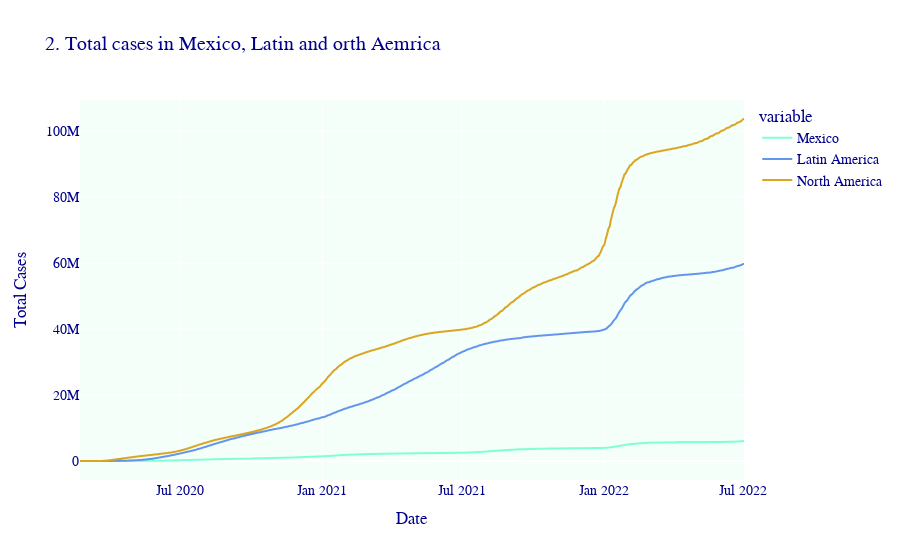

The cell this chart's notebook holds for it:
### Code cell
fig = px.line(t_cases, title = '2. Total cases in Mexico, Latin and orth Aemrica',
              color_discrete_sequence=["aquamarine", "cornflowerblue", "goldenrod"])

fig.update_layout(
    xaxis_title = "Date",
    yaxis_title = "Total Cases",
    plot_bgcolor = "MintCream",
    font = dict(family='Arial',size=14,color='darkblue')
) 

fig.show()

### Figure 1 — Plotly figure (JSON) as saved in the notebook; plotly's stock layout.template omitted (floating-point values rounded to 4 significant figures; data arrays with more than 128 entries replaced by an {"elided": "..."} marker saying what was removed)
{"data": [{"hovertemplate": "variable=Mexico<br>date=%{x}<br>value=%{y}<extra></extra>", "legendgroup": "Mexico", "line": {"color": "aquamarine", "dash": "solid"}, "marker": {"symbol": "circle"}, "mode": "lines", "name": "Mexico", "showlegend": true, "type": "scattergl", "x": {"elided": "862 str values"}, "xaxis": "x", "y": {"elided": "862 int values"}, "yaxis": "y"}, {"hovertemplate": "variable=Latin America<br>date=%{x}<br>value=%{y}<extra></extra>", "legendgroup": "Latin America", "line": {"color": "cornflowerblue", "dash": "solid"}, "marker": {"symbol": "circle"}, "mode": "lines", "name": "Latin America", "showlegend": true, "type": "scattergl", "x": {"elided": "862 str values"}, "xaxis": "x", "y": {"elided": "862 int values"}, "yaxis": "y"}, {"hovertemplate": "variable=North America<br>date=%{x}<br>value=%{y}<extra></extra>", "legendgroup": "North America", "line": {"color": "goldenrod", "dash": "solid"}, "marker": {"symbol": "circle"}, "mode": "lines", "name": "North America", "showlegend": true, "type": "scattergl", "x": {"elided": "862 str values"}, "xaxis": "x", "y": {"elided": "862 int values"}, "yaxis": "y"}], "layout": {"font": {"color": "darkblue", "family": "Arial", "size": 14}, "legend": {"title": {"text": "variable"}, "tracegroupgap": 0}, "plot_bgcolor": "MintCream", "title": {"text": "2. Total cases in Mexico, Latin and orth Aemrica"}, "xaxis": {"anchor": "y", "domain": [0, 1], "title": {"text": "Date"}}, "yaxis": {"anchor": "x", "domain": [0, 1], "title": {"text": "Total Cases"}}}}
